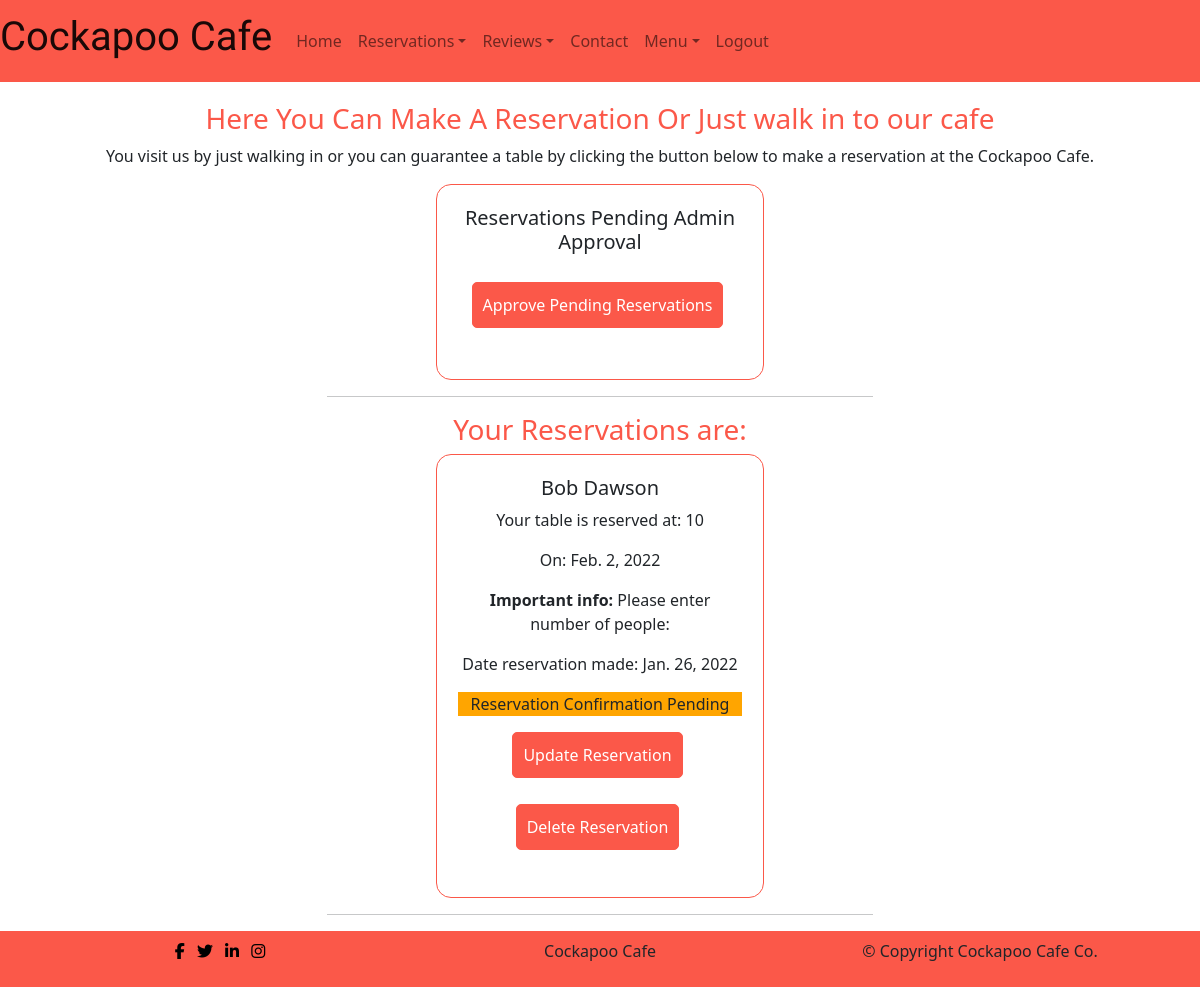
/reservation/ (signed in), run on an earlier commit of the app's database.
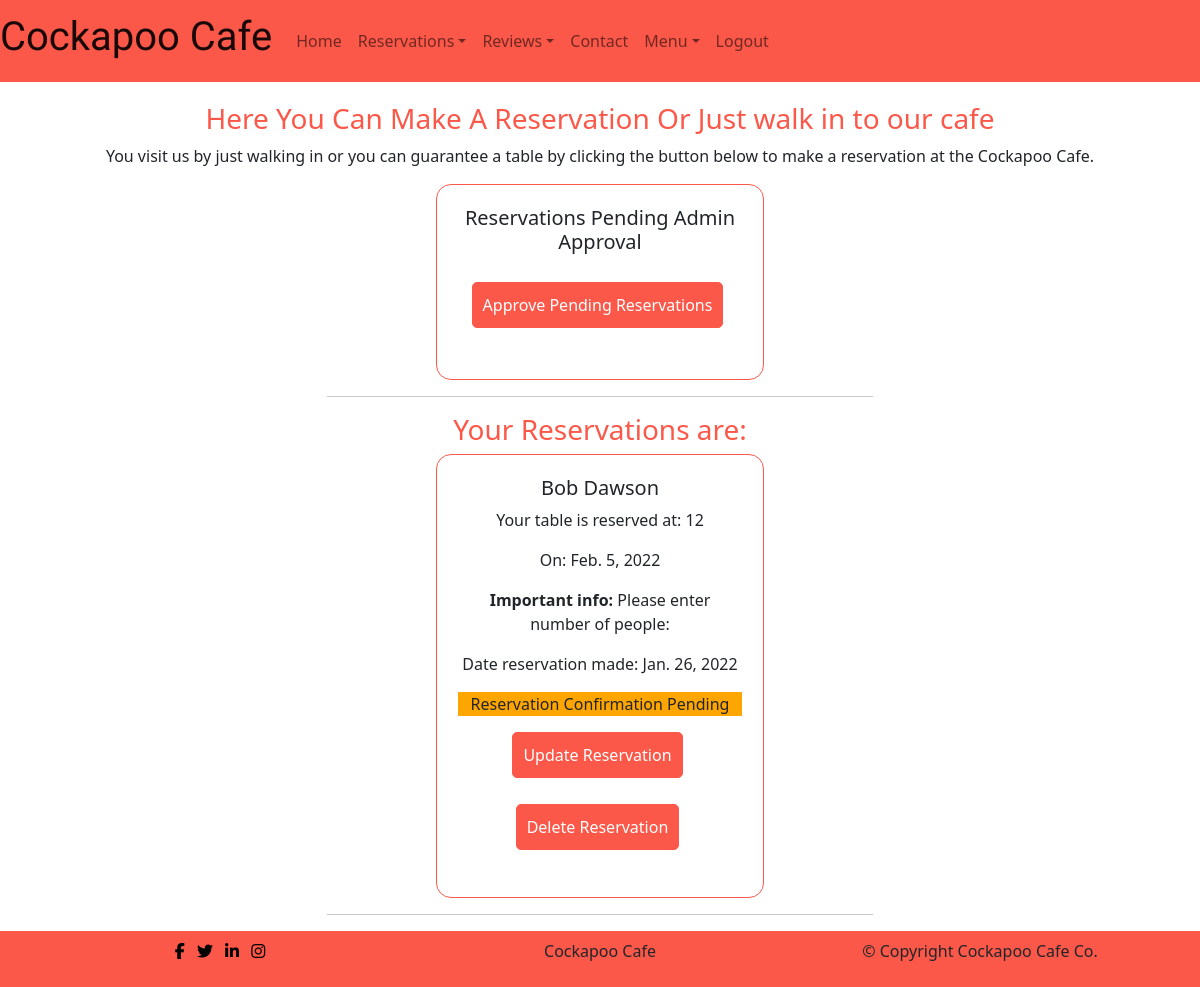
And on a later commit of the database.
### reservation/models.py (models this page shows, shortened)
class Reservation(models.Model):
    first_name = models.CharField(max_length=100, unique=False)
    last_name = models.CharField(max_length=100, unique=False)
    email = models.EmailField(max_length=100, unique=False)
    phone = models.CharField(validators=[Phone_Regex], max_length=60,
                             null=True, blank=True)
    time = models.CharField(max_length=100, choices=Reservation_Choices,
                            default='9')
    datetime = models.DateField(auto_now_add=False, null=True, blank=False)
    information = models.TextField(blank=False,
                                   default='Please enter number of people:')
    sent_date = models.DateField(auto_now_add=True)
    accepted = models.BooleanField(default=False)
    rejected = models.BooleanField(default=False)
    accepted_date = models.DateTimeField(auto_now=True, null=True)
    user = models.ForeignKey(User, blank=True, null=True,
                             on_delete=models.CASCADE)
    class Meta:
        ordering = ["datetime"]

### reservation/views.py (the view)
# urls.py: path('', views.ReservationListView.as_view(), name="reservation"),
class ReservationListView(LoginRequiredMixin, ListView):
    model = Reservation
    queryset = Reservation.objects.all().order_by('datetime')
    template_name = 'reservation/reservation.html'

### reservation/templates/reservation/reservation.html (shortened to what this page needs)
{% extends 'base.html' %}
{% load static %}
{% block content %}
    {% if user.is_authenticated %}
    <div class=" container">
        <div class="res-title">
            <h3>Here You Can Make A Reservation Or Just walk in to our cafe</h3>
            <p>You visit us by just walking in or you can guarantee a table by clicking the button below to make a reservation at the Cockapoo Cafe.</p>
        </div>
        {% if request.user.is_superuser %}
            <div class="row row-cols-1 row-cols-md-2 g-4 justify-content-center made-reservation">
                <div class="col">
                    <div class="card">
                        <div class="card-body text-center">
                            <h5 class="card-title">Reservations Pending Admin Approval</h5>
                            <p class="inline-flex" id="make-reservation-btn"><a class="menu-btn" href="{% url 'approve_reservation' %}">Approve Pending Reservations</a></p>
                        </div>
                    </div>
                    <hr>
                </div>
            </div>
        {% endif %}
            <div>
                <h3>Your Reservations are:</h3>
            </div>
        {% for res in object_list %}
            {% if request.user.is_superuser %}
                <div class="row row-cols-1 row-cols-md-2 g-4 justify-content-center made-reservation">
                    <div class="col">
                        <div class="card">
                            <div class="card-body text-center">
                                <h5 class="card-title">{{ res.first_name }} {{ res.last_name }}</h5>
                                <p class="card-text">Your table is reserved at: {{ res.time }}</p>
                                <p class="card-text"> On: {{ res.datetime }}</p>
                                <p class="card-text"><strong>Important info:</strong> {{ res.information }}</p>
                                <p class="card-text">Date reservation made: {{ res.sent_date }}</p>
                                {% if res.accepted %}
                                    <p class="card-text confirmed-reservation">Reservation Confirmed!: {{ res.accepted_date }}</p>
                                {% elif res.rejected %}
                                    <p class="card-text rejected-reservation">Reservation Rejected</p>
                                {% else %}
                                    <p class="card-text pending-reservation">Reservation Confirmation Pending</p>
                                {% endif %}
                                <p class="inline-flex"><a href="{% url 'update_reservation' res.id %}" class="menu-btn">Update Reservation</a></p>
                                <p class="inline-flex"><a href="{% url 'delete_reservation' res.id %}" class="menu-btn">Delete Reservation</a></p>
                            </div>
                        </div>
                        <hr>
                    </div>
                </div>
            {% endif %}
        {% endfor %}
    </div>
    {% endif %}
{% endblock %}

What changed in the data, as far as the page shows it:
changed Reservation "Bob": time "10" → "12"; datetime "Feb. 2, 2022" → "Feb. 5, 2022"
